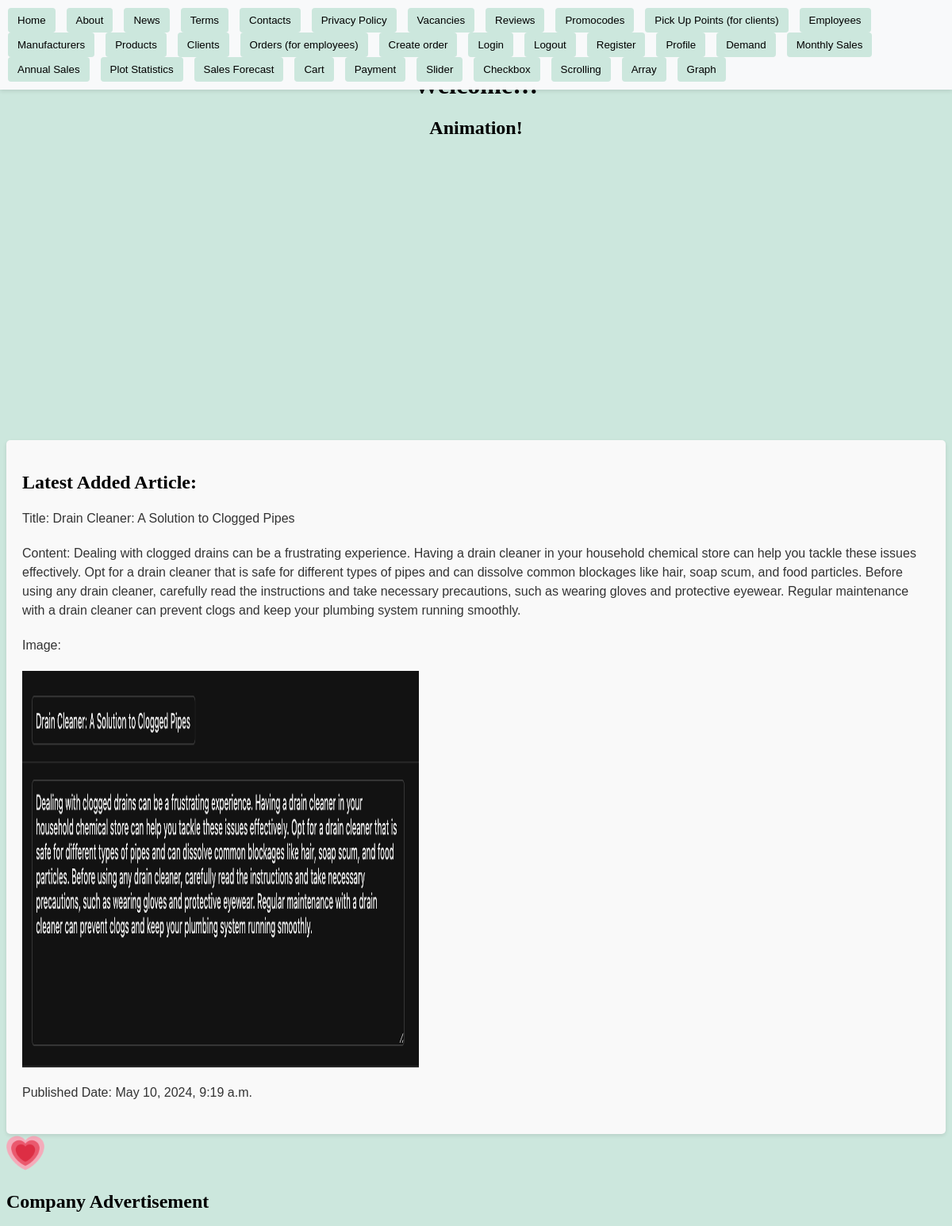
Before: / (upper part) with the older database file.
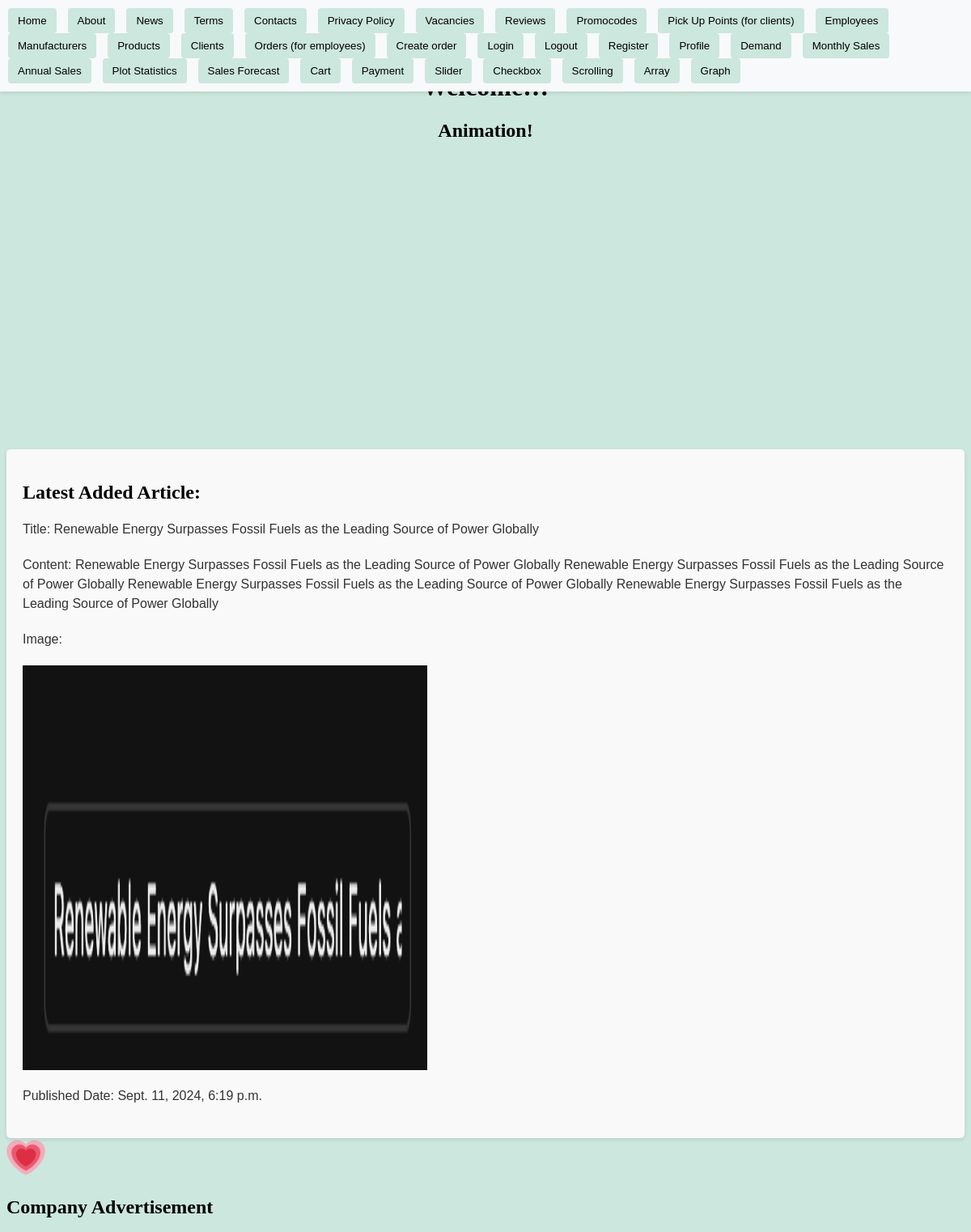
After: the same page with the newer database file.
### store/models.py (models this page shows, shortened)
class Article(models.Model):
    title = models.CharField(max_length=100)
    content = models.TextField()
    image = models.ImageField()
    published_date = models.DateTimeField(auto_now_add=True)

### store/views/pages_views.py (the view)
# urls.py: re_path(r"^$", home_page_view, name="home"),
def home_page_view(request):
    try:
        latest_article = Article.objects.latest("published_date")
    except Article.DoesNotExist:
        latest_article = None
    context = {"latest_article": latest_article}
    logger.log(settings.LOGGING_LEVELS["info"], "VIEW: home_page_view")
    return render(request, "pages/home_page.html", context)

### store/templates/pages/home_page.html (shortened to what this page needs)
{% extends "base.html" %}
{% load static %}
{% block content%}
    <h1 style="text-align: center;">Welcome!!!</h1>
    <h2 style="text-align: center;">Animation!</h2>
    <div class="animation-container">
        <div class="clean-surface"></div>
        <div class="company-name">Household Chemical Store!</div>
    </div>
    <div id="latest-article" class="latest-article">
        <h2>Latest Added Article:</h2>
        <p>Title: {{ latest_article.title }}</p>
        <p>Content: {{ latest_article.content }}</p>
        <p>Image:</p>
        <img src="{{ latest_article.image.url }}" alt="{{ latest_article.title }}" height="500" width="500">
        <p>Published Date: {{ latest_article.published_date }}</p>
    </div>
    <img src="{% static 'img/favicon.ico' %}" alt="Company Logo">
    <h2>Company Advertisement</h2>
{% endblock content %}

Changed rows visible on the page:
no longer on this page (row unchanged): Article: title "Drain Cleaner: A Solution to Clogged Pipes", content "Dealing with clogged drains can be a frustrating experience. Having a drain cleaner in your household chemical store can help you tackle these issues effectively. Opt for a drain cleaner that is safe for different types of pipes and can dissolve common blockages like hair, soap scum, and food particles. Before using any drain cleaner, carefully read the instructions and take necessary precautions, such as wearing gloves and protective eyewear. Regular maintenance with a drain cleaner can prevent clogs and keep your plumbing system running smoothly.", image (picture), published_date "May 10, 2024, 9:19 a.m."
added Article: title "Renewable Energy Surpasses Fossil Fuels as the Leading Source of Power Globally", content "Renewable Energy Surpasses Fossil Fuels as the Leading Source of Power Globally Renewable Energy Surpasses Fossil Fuels as the Leading Source of Power Globally Renewable Energy Surpasses Fossil Fuels as the Leading Source of Power Globally Renewable Energy Surpasses Fossil Fuels as the Leading Source of Power Globally", image (picture), published_date "Sept. 11, 2024, 6:19 p.m."
